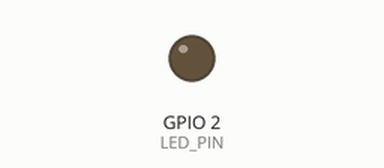
The sketch below on a simulated ESP32. Shown: output pins drawn as LEDs (lit = HIGH). What the sketch prints to the serial monitor is not drawn.

Above: at 0.0 s.
At 3.1 s:
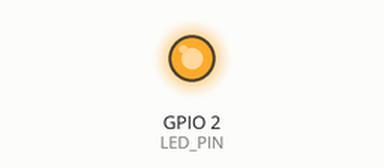
Timing chart, 0 to 5.0 s (numbered marks = the images above):
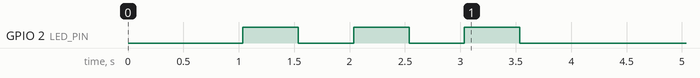

The sketch:

C07_Functions.ino
```cpp
/*
 * ESP32 学 C 语言 07：函数
 *
 * 学习目标：
 * 1. 理解什么是函数，以及为什么要用函数
 * 2. 掌握函数的定义、声明和调用
 * 3. 理解函数参数和返回值
 * 4. 理解值传递和地址传递的区别
 * 5. 学会把代码模块化
 *
 * 什么是函数？
 * 函数是一段完成特定功能的代码块，可以被重复调用。
 * 使用函数的好处：
 * 1. 代码复用：写一次，多次调用
 * 2. 代码模块化：把复杂问题拆分成小功能
 * 3. 代码易读：函数名能说明这段代码的作用
 * 4. 易于调试：定位问题更容易
 */

#include <stdio.h>

#define LED_PIN 2

// 函数声明（也叫函数原型）
// 在函数定义之前告诉编译器：后面会有一个这样的函数
// 这样函数就可以写在调用位置的后面
void sayHello(void);
int add(int a, int b);
int multiply(int a, int b);
float celsiusToFahrenheit(float c);
void swapByValue(int a, int b);
void swapByAddress(int* a, int* b);
int findMax(int arr[], int len);

void setup() {
  Serial.begin(115200);
  delay(1000);
  Serial.println("ESP32 学 C 语言 07：函数");

  pinMode(LED_PIN, OUTPUT);

  // ========== 无参数、无返回值的函数 ==========

  Serial.println("\n===== 调用 sayHello() =====");
  sayHello();
  sayHello();  // 可以重复调用

  // ========== 有参数、有返回值的函数 ==========

  Serial.println("\n===== 调用 add() 和 multiply() =====");
  int result1 = add(3, 5);
  Serial.print("3 + 5 = ");
  Serial.println(result1);

  int result2 = multiply(4, 7);
  Serial.print("4 * 7 = ");
  Serial.println(result2);

  // ========== 实际应用：温度转换 ==========

  Serial.println("\n===== 温度转换 =====");
  float celsius = 25.0f;
  float fahrenheit = celsiusToFahrenheit(celsius);

  Serial.print(celsius);
  Serial.print("℃ = ");
  Serial.print(fahrenheit);
  Serial.println("℉");

  // ========== 值传递 vs 地址传递 ==========

  Serial.println("\n===== 值传递 vs 地址传递 =====");

  int x = 10;
  int y = 20;
  Serial.print("交换前：x = ");
  Serial.print(x);
  Serial.print(", y = ");
  Serial.println(y);

  // 值传递：函数内部交换的是副本，外部不变
  swapByValue(x, y);
  Serial.print("值传递 swapByValue 后：x = ");
  Serial.print(x);
  Serial.print(", y = ");
  Serial.println(y);  // 还是 10 和 20

  // 地址传递：函数内部通过指针修改外部变量
  swapByAddress(&x, &y);
  Serial.print("地址传递 swapByAddress 后：x = ");
  Serial.print(x);
  Serial.print(", y = ");
  Serial.println(y);  // 变成了 20 和 10

  // ========== 函数与数组 ==========

  Serial.println("\n===== 函数处理数组 =====");
  int scores[] = {78, 92, 85, 66, 90, 88};
  int len = sizeof(scores) / sizeof(scores[0]);

  int maxScore = findMax(scores, len);
  Serial.print("最高分：");
  Serial.println(maxScore);

  // ========== 实际应用：LED 闪烁函数 ==========

  Serial.println("\n===== LED 闪烁 =====");
  blinkLED(3, 500);  // 闪烁 3 次，每次 500ms

  /*
   * ===== 写法变体 =====
   *
   * 同一个功能往往有多种正确的写法。
   * 熟悉这些变体，能帮助你读懂别人写的代码，也能让你写出更简洁的代码。
   */

  Serial.println("\n===== 函数写法变体 =====");

  // 写法变体 1：函数可以先声明再定义，也可以直接写在调用前面
  // 本课前面用的是"先声明后定义"；如果函数定义写在 setup() 之前，就不需要声明
  Serial.println("函数写在调用前则不需要额外声明");

  // 写法变体 2：有返回值的函数可以把返回值直接用在表达式里，也可以先存到变量
  Serial.print("直接打印 add(2, 3)：");
  Serial.println(add(2, 3));          // 返回值直接当参数
  int temp = add(2, 3);
  Serial.print("先存变量再打印：");   // 结果一样，只是多了一步
  Serial.println(temp);

  // 写法变体 3：单行返回可以省略局部变量
  // int add(int a, int b) { int result = a + b; return result; }
  // 等价于 int add(int a, int b) { return a + b; }
  Serial.println("add() 也可以写成 return a + b;");

  // 写法变体 4：无参数函数的参数列表可以写 void，也可以空着
  // void sayHello(void) 和 void sayHello() 在 C/C++ 中都可以，但写 void 更规范
  sayHello();   // 调用时两种写法没区别

  /*
   * ===== 常见陷阱 =====
   *
   * 下面这些代码看起来像是正确的，但要么编译不过，要么运行结果不对。
   * 每个错误示例旁边都给出了正确写法，注意对比。
   */

  Serial.println("\n===== 函数常见陷阱 =====");

  // 陷阱 1：想调用函数，却忘了写括号
  // 错误写法：sayHello;   // 这只是函数地址，不会执行
  // 正确写法：
  sayHello();

  // 陷阱 2：想通过函数交换两个变量，却用了值传递
  int m = 1, n = 2;
  Serial.print("swapByValue 前：m = ");
  Serial.print(m);
  Serial.print(", n = ");
  Serial.println(n);
  swapByValue(m, n);  // 内部交换的是副本，外部不变
  Serial.print("swapByValue 后（没变，说明值传递不起作用）：m = ");
  Serial.print(m);
  Serial.print(", n = ");
  Serial.println(n);

  // 正确写法：用地址传递
  swapByAddress(&m, &n);
  Serial.print("swapByAddress 后（正确交换）：m = ");
  Serial.print(m);
  Serial.print(", n = ");
  Serial.println(n);

  // 陷阱 3：非 void 函数忘了写 return
  // 错误写法（已注释掉，不要取消注释）：
  // int noReturn(int a) { int b = a + 1; }  // 没有 return，结果不确定
  // 正确写法：
  int r = add(1, 2);  // add() 内部有 return，结果确定
  Serial.print("add(1, 2) = ");
  Serial.println(r);

  // 陷阱 4：返回指向局部变量的指针
  // 错误写法（已注释掉）：
  // int* badFunc() { int local = 10; return &local; }  // local 在函数结束后消失，地址无效
  // 正确写法：返回普通数值，或者把数据存在调用者提供的缓冲区/全局变量里
}

void loop() {
  // 主循环保持为空
}

// ========== 函数定义 ==========

// 无参数、无返回值的函数
// void 表示"没有返回值"
// 参数列表里的 void 表示"没有参数"（也可以省略不写）
void sayHello(void) {
  Serial.println("你好，这是 sayHello() 函数！");
}

// 有两个 int 参数，返回 int 类型结果
int add(int a, int b) {
  int result = a + b;
  return result;  // return 把结果返回给调用者
}

int multiply(int a, int b) {
  return a * b;
}

// 温度转换函数
float celsiusToFahrenheit(float c) {
  return c * 9.0f / 5.0f + 32.0f;
}

// 值传递：交换的是参数的副本
void swapByValue(int a, int b) {
  int temp = a;
  a = b;
  b = temp;
  // 这里的 a 和 b 是局部变量，函数结束后就消失了
  // 外部的 x 和 y 不会被修改
}

// 地址传递：通过指针访问外部变量
void swapByAddress(int* a, int* b) {
  int temp = *a;  // *a 表示"指针 a 指向的变量的值"
  *a = *b;
  *b = temp;
  // 通过地址直接修改了外部变量
}

// 查找数组中的最大值
// 数组作为参数时，实际传递的是数组首地址
// 所以必须同时传入数组长度，否则函数不知道数组有多大
int findMax(int arr[], int len) {
  int maxVal = arr[0];
  for (int i = 1; i < len; i++) {
    if (arr[i] > maxVal) {
      maxVal = arr[i];
    }
  }
  return maxVal;
}

// LED 闪烁函数
void blinkLED(int times, int intervalMs) {
  for (int i = 0; i < times; i++) {
    digitalWrite(LED_PIN, HIGH);
    delay(intervalMs);
    digitalWrite(LED_PIN, LOW);
    delay(intervalMs);
    Serial.print("闪烁 ");
    Serial.print(i + 1);
    Serial.println(" 次");
  }
}

/*
 * 练习：
 * 1. 写一个函数 isEven(int n)，判断一个整数是否为偶数，返回 true 或 false。
 * 2. 写一个函数 factorial(int n)，用循环计算 n 的阶乘。
 * 3. 写一个函数 reverseArray(int arr[], int len)，把数组元素反转。
 * 4. 写一个函数 average(int arr[], int len)，返回数组平均值。
 */
```
